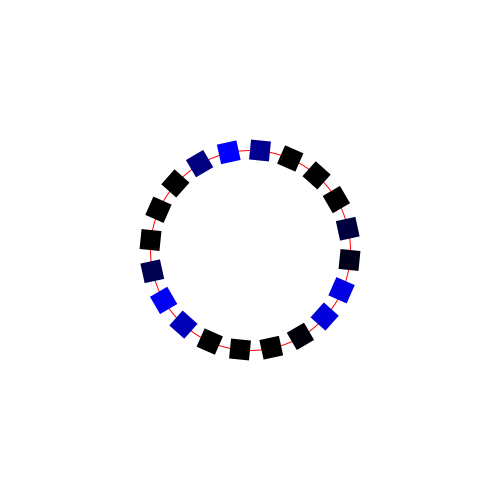
Frame 1 (no input)
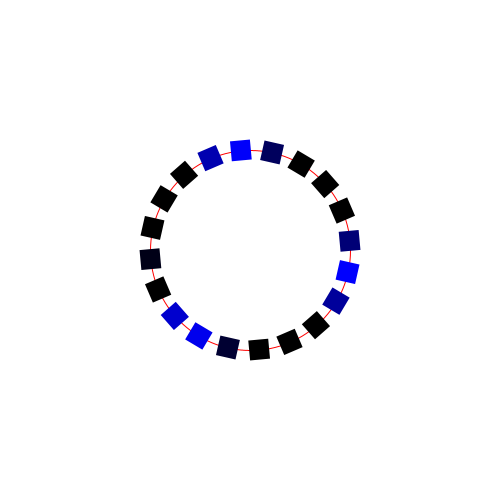
Frame 60 (the mouse pressed at the canvas centre just before this capture)
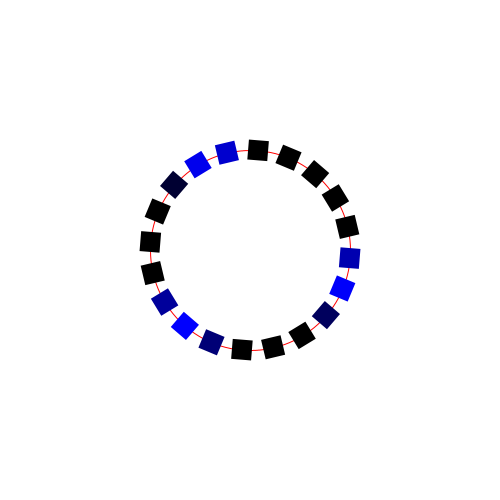
Frame 120 (the mouse held since frame 60 and released just before this capture)

The Processing sketch that drew these frames (run headless with seeded random() and noise(); from frame 60 on, the mouse is pressed at the canvas centre):

// Processing sketch: polarCoordinate07
// ── polarCoordinate07.pde
float rayon;
float vitesse;

void setup()
{
  size(500, 500);
  rayon = 100;
  vitesse = 0.1;
}

void draw()
{
  background(255);
 
   //cercle debug
  stroke(255, 0, 0);
  noFill();
  ellipse(width/2, height/2, rayon*2, rayon*2);

  for(int i=0; i<20; i++)
  {
    float angle = map(i, 0, 20, 0, TWO_PI);
    angle += vitesse;
    float rad = rayon;
    float x = width/2 + cos(angle) * rad;
    float y = height/2 + sin(angle) * rad;
    float blue = sin(i+vitesse)*255;
    fill(0, 0, blue);
    noStroke();
    
    pushMatrix();
    translate(x, y);
    rotate(angle);
    rectMode(CENTER);
    rect(0, 0, 20, 20);
    popMatrix();
  }
  
  vitesse += 0.05;
}
